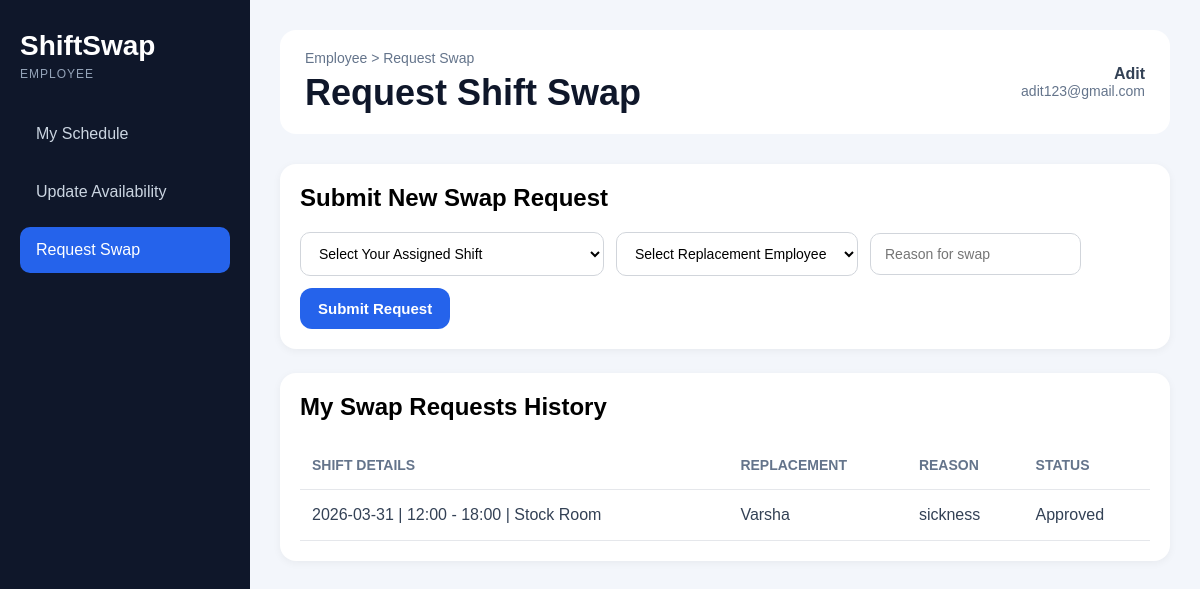
The app's page /request-swap (signed in) with its own data.
### tables this page shows
CREATE TABLE swap_requests (
    id INTEGER PRIMARY KEY AUTOINCREMENT,
    employee_id INTEGER,
    shift_id INTEGER,
    replacement_employee TEXT,
    reason TEXT,
    status TEXT DEFAULT 'Pending',
    FOREIGN KEY (employee_id) REFERENCES employees(id),
    FOREIGN KEY (shift_id) REFERENCES shifts(id)
);

CREATE TABLE shifts (
    id INTEGER PRIMARY KEY AUTOINCREMENT,
    employee_id INTEGER,
    date TEXT,
    start_time TEXT,
    end_time TEXT,
    skill TEXT,
    FOREIGN KEY (employee_id) REFERENCES employees(id)
);

### app.py (the view)
@app.route("/request-swap")
def request_swap():
    if session.get("role") != "employee":
        return redirect(url_for("home"))
    employee_id = session["employee_id"]
    conn = get_db_connection()
    shifts = conn.execute("""
        SELECT * FROM shifts
        WHERE employee_id = ?
        ORDER BY date, start_time
    """, (employee_id,)).fetchall()
    employees = conn.execute("""
        SELECT * FROM employees
        WHERE id != ?
        ORDER BY name
    """, (employee_id,)).fetchall()
    swap_history = conn.execute("""
        SELECT swap_requests.*, shifts.date, shifts.start_time, shifts.end_time, shifts.skill
        FROM swap_requests
        LEFT JOIN shifts ON swap_requests.shift_id = shifts.id
        WHERE swap_requests.employee_id = ?
        ORDER BY swap_requests.id DESC
    """, (employee_id,)).fetchall()
    conn.close()
    return render_template(
        "request-swap.html",
        shifts=shifts,
        employees=employees,
        swap_history=swap_history
    )

### app.py (called while the page is built)
def get_db_connection():
    conn = sqlite3.connect("database.db")
    conn.row_factory = sqlite3.Row
    return conn

### templates/request-swap.html (shortened to what this page needs)
<!DOCTYPE html>
<html lang="en">
<head>
  <link rel="stylesheet" href="{{ url_for('static', filename='style.css') }}">
</head>
<body>
  <div class="dashboard-layout">
    <aside class="sidebar">
      <div class="sidebar-logo">
        <h2>ShiftSwap</h2>
        <p>EMPLOYEE</p>
      </div>
      <nav class="sidebar-nav">
        <a href="/employee-dashboard">My Schedule</a>
        <a href="/update-availability">Update Availability</a>
        <a href="/request-swap" class="active">Request Swap</a>
      </nav>
    </aside>
    <main class="main-content">
      <div class="topbar">
        <div>
          <p class="breadcrumb">Employee > Request Swap</p>
          <h1>Request Shift Swap</h1>
        </div>
        <div class="user-box">
          <strong>{{ session.get('name', 'User') }}</strong>
          <span>{{ session.get('email', 'No email') }}</span>
        </div>
      </div>
      <div class="table-card">
        <h2 style="margin-bottom: 20px;">Submit New Swap Request</h2>
        <form action="/submit-swap-request" method="POST" class="availability-form">
          <select name="shift_id" required>
            <option value="">Select Your Assigned Shift</option>
          </select>
          <select name="replacement_employee" required>
            <option value="">Select Replacement Employee</option>
          </select>
          <input type="text" name="reason" placeholder="Reason for swap" required />
          <button type="submit" class="primary-btn">Submit Request</button>
        </form>
      </div>
      <div class="table-card">
        <h2 style="margin-bottom: 20px;">My Swap Requests History</h2>
        <table class="schedule-table">
          <thead>
            <tr>
              <th>Shift Details</th>
              <th>Replacement</th>
              <th>Reason</th>
              <th>Status</th>
            </tr>
          </thead>
          <tbody>
            {% if swap_history %}
              {% for row in swap_history %}
              <tr>
                <td>
                  {{ row.date }} | {{ row.start_time }} - {{ row.end_time }} | {{ row.skill }}
                </td>
                <td>{{ row.replacement_employee }}</td>
                <td>{{ row.reason }}</td>
                <td>{{ row.status }}</td>
              </tr>
              {% endfor %}
            {% else %}
              <tr>
                <td colspan="4" style="text-align: center; padding: 20px;">
                  No swap requests found.
                </td>
              </tr>
            {% endif %}
          </tbody>
        </table>
      </div>
    </main>
  </div>
</body>
</html>

### static/style.css (style rules this page uses)
* { margin: 0; padding: 0; box-sizing: border-box; font-family: Arial, sans-serif; }
body { background-color: #f5f7fb; }
.dashboard-layout { display: flex; min-height: 100vh; background-color: #f3f6fb; }
.sidebar { width: 250px; background-color: #0f172a; color: white; padding: 30px 20px; }
.sidebar-logo h2 { font-size: 28px; margin-bottom: 5px; }
.sidebar-logo p { font-size: 12px; color: #94a3b8; letter-spacing: 1px; margin-bottom: 30px; }
.sidebar-nav { display: flex; flex-direction: column; gap: 12px; }
.sidebar-nav a { text-decoration: none; color: #cbd5e1; padding: 14px 16px; border-radius: 10px; transition: 0.3s; }
.sidebar-nav a:hover, .sidebar-nav a.active { background-color: #2563eb; color: white; }
.main-content { flex: 1; padding: 30px; }
.topbar { display: flex; justify-content: space-between; align-items: center; margin-bottom: 30px; background-color: white; padding: 20px 25px; border-radius: 16px; }
.breadcrumb { color: #64748b; font-size: 14px; margin-bottom: 6px; }
.topbar h1 { font-size: 36px; color: #0f172a; }
.user-box { display: flex; flex-direction: column; text-align: right; color: #334155; }
.user-box span { font-size: 14px; color: #64748b; }
.light-btn, .primary-btn, .delete-btn { border: none; border-radius: 12px; padding: 12px 18px; cursor: pointer; font-size: 15px; font-weight: 600; }
.primary-btn { background-color: #2563eb; color: white; }
.table-card { background-color: white; border-radius: 16px; padding: 20px; box-shadow: 0 2px 8px rgba(0, 0, 0, 0.05); overflow-x: auto; }
.schedule-table { width: 100%; border-collapse: collapse; }
.schedule-table th, .schedule-table td { text-align: left; padding: 16px 12px; border-bottom: 1px solid #e5e7eb; }
.schedule-table th { color: #64748b; font-size: 14px; text-transform: uppercase; }
.schedule-table td { color: #334155; }
.availability-form { display: flex; gap: 12px; flex-wrap: wrap; }
.availability-form select, .availability-form input { padding: 12px; border-radius: 10px; border: 1px solid #d1d5db; }
.availability-form { display: flex; gap: 12px; flex-wrap: wrap; align-items: center; }
.availability-form select, .availability-form input { min-width: 180px; padding: 12px 14px; border-radius: 10px; border: 1px solid #d1d5db; font-size: 14px; background-color: white; }
.table-card { margin-bottom: 24px; }

### records on screen
swap_requests: date "2026-03-31", start_time "12:00", end_time "18:00", skill "Stock Room", replacement_employee "Varsha", reason "sickness", status "Approved"

### other values on screen
{{ session.get('name', 'User') }} "Adit"
{{ session.get('email', 'No email') }} "adit123@gmail.com"
